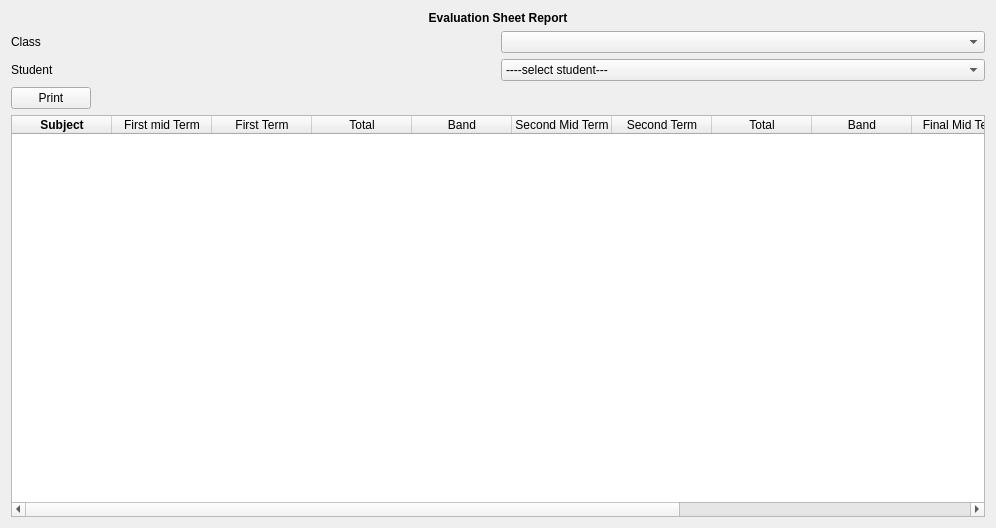
<?xml version="1.0" encoding="UTF-8"?>
<ui version="4.0">
 <class>Evaluation_report</class>
 <widget class="QWidget" name="Evaluation_report">
  <property name="geometry">
   <rect>
    <x>0</x>
    <y>0</y>
    <width>996</width>
    <height>528</height>
   </rect>
  </property>
  <property name="windowTitle">
   <string>Form</string>
  </property>
  <layout class="QGridLayout" name="gridLayout_2">
   <item row="1" column="0" colspan="2">
    <layout class="QGridLayout" name="gridLayout">
     <item row="0" column="0">
      <widget class="QLabel" name="label_2">
       <property name="text">
        <string>Class</string>
       </property>
      </widget>
     </item>
     <item row="0" column="1">
      <widget class="QComboBox" name="classlist"/>
     </item>
     <item row="1" column="0">
      <widget class="QLabel" name="label_3">
       <property name="text">
        <string>Student</string>
       </property>
      </widget>
     </item>
     <item row="1" column="1">
      <widget class="QComboBox" name="studentlist">
       <item>
        <property name="text">
         <string>----select student---</string>
        </property>
       </item>
      </widget>
     </item>
    </layout>
   </item>
   <item row="2" column="1">
    <spacer name="horizontalSpacer">
     <property name="orientation">
      <enum>Qt::Horizontal</enum>
     </property>
     <property name="sizeHint" stdset="0">
      <size>
       <width>884</width>
       <height>20</height>
      </size>
     </property>
    </spacer>
   </item>
   <item row="3" column="0" colspan="2">
    <widget class="QTableWidget" name="tableWidget">
     <column>
      <property name="text">
       <string>Subject</string>
      </property>
      <property name="font">
       <font>
        <weight>75</weight>
        <bold>true</bold>
       </font>
      </property>
     </column>
     <column>
      <property name="text">
       <string>First mid Term</string>
      </property>
     </column>
     <column>
      <property name="text">
       <string>First Term</string>
      </property>
     </column>
     <column>
      <property name="text">
       <string>Total</string>
      </property>
     </column>
     <column>
      <property name="text">
       <string>Band</string>
      </property>
     </column>
     <column>
      <property name="text">
       <string>Second Mid Term</string>
      </property>
     </column>
     <column>
      <property name="text">
       <string>Second Term</string>
      </property>
     </column>
     <column>
      <property name="text">
       <string>Total</string>
      </property>
     </column>
     <column>
      <property name="text">
       <string>Band</string>
      </property>
     </column>
     <column>
      <property name="text">
       <string>Final Mid Term</string>
      </property>
     </column>
     <column>
      <property name="text">
       <string>Final Term</string>
      </property>
     </column>
     <column>
      <property name="text">
       <string>Total</string>
      </property>
     </column>
     <column>
      <property name="text">
       <string>Band</string>
      </property>
     </column>
    </widget>
   </item>
   <item row="0" column="0" colspan="2">
    <widget class="QLabel" name="label">
     <property name="text">
      <string>&lt;html&gt;&lt;head/&gt;&lt;body&gt;&lt;p align=&quot;center&quot;&gt;&lt;span style=&quot; font-weight:600;&quot;&gt;Evaluation Sheet Report&lt;/span&gt;&lt;/p&gt;&lt;/body&gt;&lt;/html&gt;</string>
     </property>
    </widget>
   </item>
   <item row="2" column="0">
    <widget class="QPushButton" name="pushButton">
     <property name="text">
      <string>Print</string>
     </property>
    </widget>
   </item>
  </layout>
 </widget>
 <resources/>
 <connections/>
</ui>
